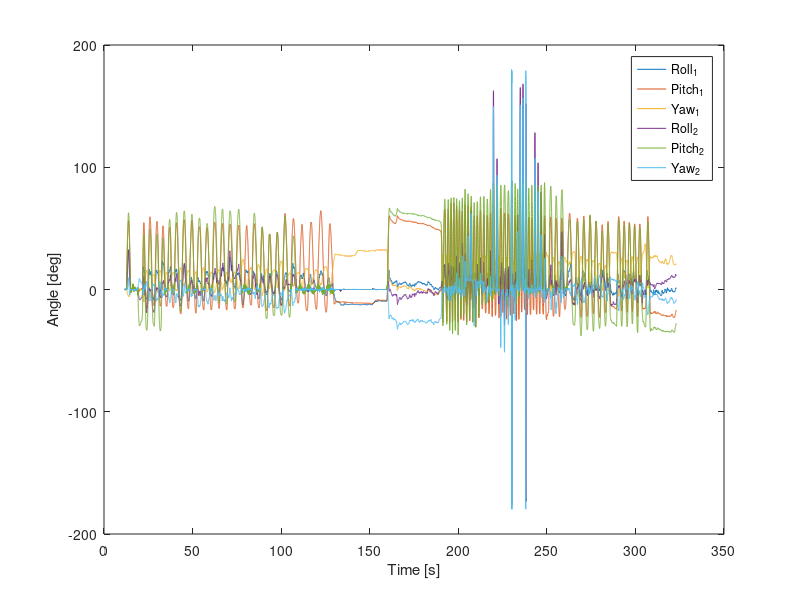

The MATLAB source for this figure:
%% Plot of IMU data
addpath('txt');
data = dlmread('20171012_onarm_sup.txt','\t',2,0);

time1 = data(data(:,1)==1,2);
time2 = data(data(:,1)==2,2);
dev1 = data(data(:,1)==1,3:end);
dev2 = data(data(:,1)==2,3:end);

figure
plot(time1,dev1)
hold on
plot(time2,dev2)
legend('Roll_1','Pitch_1','Yaw_1','Roll_2','Pitch_2','Yaw_2')
xlabel('Time [s]'); ylabel('Angle [deg]');
